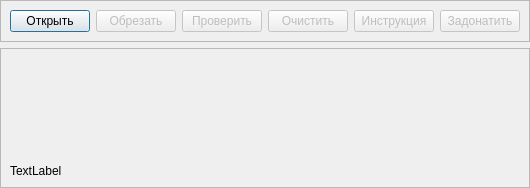
     <widget class="QWidget" name="widgetSideLeft" native="true">
      <layout class="QVBoxLayout" name="verticalLayout_5">
       <property name="leftMargin">
        <number>0</number>
       </property>
       <property name="topMargin">
        <number>0</number>
       </property>
       <property name="rightMargin">
        <number>0</number>
       </property>
       <property name="bottomMargin">
        <number>0</number>
       </property>
       <item>
        <widget class="QFrame" name="frameMenu">
         <property name="sizePolicy">
          <sizepolicy hsizetype="Preferred" vsizetype="Maximum">
           <horstretch>0</horstretch>
           <verstretch>0</verstretch>
          </sizepolicy>
         </property>
         <property name="frameShape">
          <enum>QFrame::StyledPanel</enum>
         </property>
         <property name="frameShadow">
          <enum>QFrame::Plain</enum>
         </property>
         <layout class="QHBoxLayout" name="horizontalLayout_3">
          <item>
           <widget class="QPushButton" name="pb_open">
            <property name="text">
             <string>Открыть</string>
            </property>
            <property name="default">
             <bool>true</bool>
            </property>
           </widget>
          </item>
          <item>
           <widget class="QPushButton" name="pb_cut">
            <property name="enabled">
             <bool>false</bool>
            </property>
            <property name="text">
             <string>Обрезать</string>
            </property>
           </widget>
          </item>
          <item>
           <widget class="QPushButton" name="pb_check">
            <property name="enabled">
             <bool>false</bool>
            </property>
            <property name="text">
             <string>Проверить</string>
            </property>
           </widget>
          </item>
          <item>
           <widget class="QPushButton" name="pb_clear">
            <property name="enabled">
             <bool>false</bool>
            </property>
            <property name="text">
             <string>Очистить</string>
            </property>
           </widget>
          </item>
          <item>
           <widget class="QPushButton" name="pb_manual">
            <property name="enabled">
             <bool>false</bool>
            </property>
            <property name="text">
             <string>Инструкция</string>
            </property>
           </widget>
          </item>
          <item>
           <widget class="QPushButton" name="bp_donate">
            <property name="enabled">
             <bool>false</bool>
            </property>
            <property name="palette">
             <palette>
              <active/>
              <inactive/>
              <disabled/>
             </palette>
            </property>
            <property name="text">
             <string>Задонатить</string>
            </property>
           </widget>
          </item>
         </layout>
        </widget>
       </item>
       <item>
        <widget class="QFrame" name="frameImage">
         <property name="frameShape">
          <enum>QFrame::StyledPanel</enum>
         </property>
         <property name="frameShadow">
          <enum>QFrame::Plain</enum>
         </property>
         <layout class="QVBoxLayout" name="verticalLayout_2">
          <item>
           <widget class="QLabel" name="image_label">
            <property name="minimumSize">
             <size>
              <width>100</width>
              <height>100</height>
             </size>
            </property>
            <property name="maximumSize">
             <size>
              <width>500</width>
              <height>500</height>
             </size>
            </property>
            <property name="contextMenuPolicy">
             <enum>Qt::CustomContextMenu</enum>
            </property>
            <property name="text">
             <string/>
            </property>
            <property name="scaledContents">
             <bool>true</bool>
            </property>
           </widget>
          </item>
          <item>
           <widget class="QLabel" name="label">
            <property name="sizePolicy">
             <sizepolicy hsizetype="Preferred" vsizetype="Maximum">
              <horstretch>0</horstretch>
              <verstretch>0</verstretch>
             </sizepolicy>
            </property>
            <property name="text">
             <string>TextLabel</string>
            </property>
           </widget>
          </item>
         </layout>
        </widget>
       </item>
      </layout>
     </widget>
